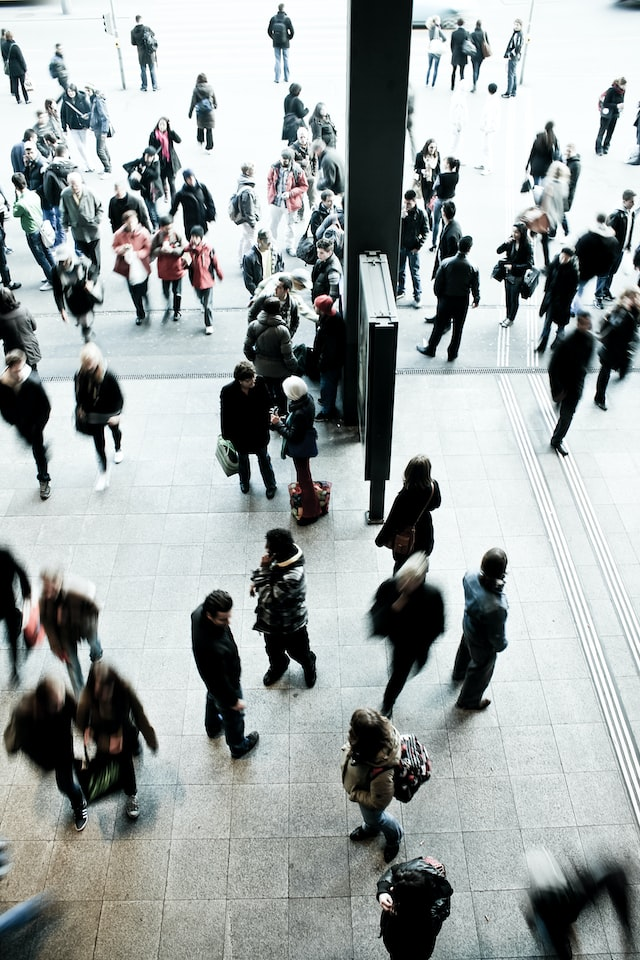
#> input picture People counter/Photo/people2.jpg, 640 x 960 px
$ jupyter execute --allow-errors Final.ipynb
#> lines starting #> are read from the running program, lines starting #| are printed output that depends on the picture; after the words box and inside, x2 and y2 are one past the last pixel; in counts of white or black regions, pixels touching at a corner belong together
[cell 1]
#people detection from image using Haar-Cascade classifier

#importing libraries
import numpy as np
import cv2
import matplotlib.pyplot as plt

#loading the image in frame variable using opencv
frame = cv2.imread("Photo/people2.jpg")
#> frame is the input picture: shape (960, 640, 3); mean B, G, R 161.9, 162.5, 156.1

#Loading haar cascade classifier in body_classifier variable using opencv
body_classifier = cv2.CascadeClassifier("bullbody/haarcascade_fullbody.xml")

#pre-processing the image, converting it to greyscale
gray = cv2.cvtColor(frame, cv2.COLOR_BGR2GRAY)
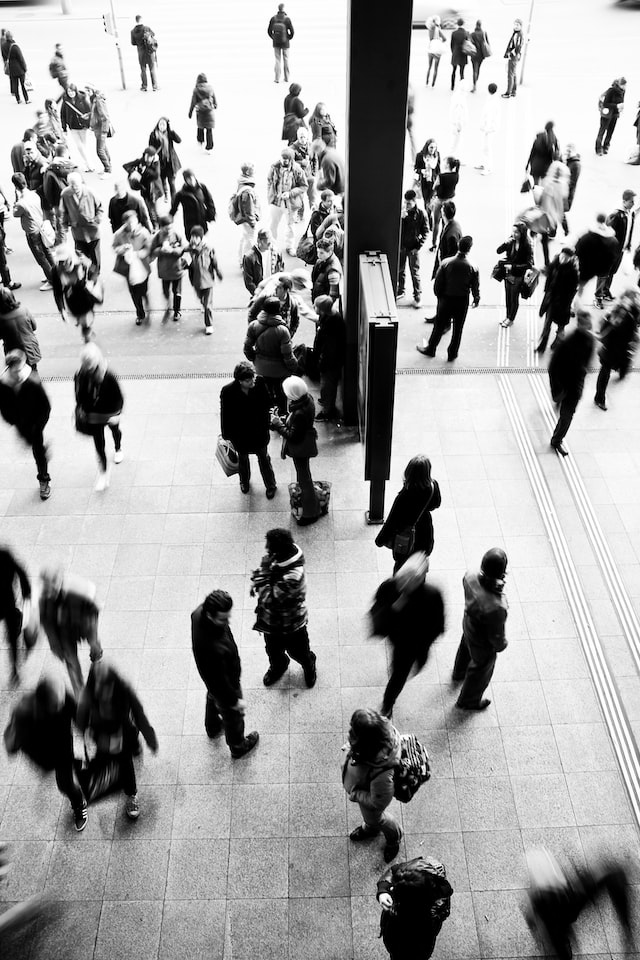
#> gray: shape (960, 640); min 0, max 255, mean 160.5

#detecting bodies from image using classifier (scalefactor[how much image is reduced at each scale], minimum no of neighbours[number of neighbours each candidate should have to retain it])
bodies = body_classifier.detectMultiScale(gray, 1.06, 6)
#> bodies = [[466, 47, 20, 39], [377, 229, 39, 78], [261, 4, 37, 73], [440, 12, 36, 72], [124, 10, 45, 89], [145, 233, 50, 100], [483, 221, 57, 114], [525, 308, 76, 152], [197, 337, 83, 165]]

#bodies 2d array containing only xywh of all the people detected in the image
for (x,y,w,h) in bodies:
    #drawing rectangles around all the detections
    cv2.rectangle(frame, (x, y), (x+w, y+h), (150, 0, 150), 2)
#> this loop made 9 passes
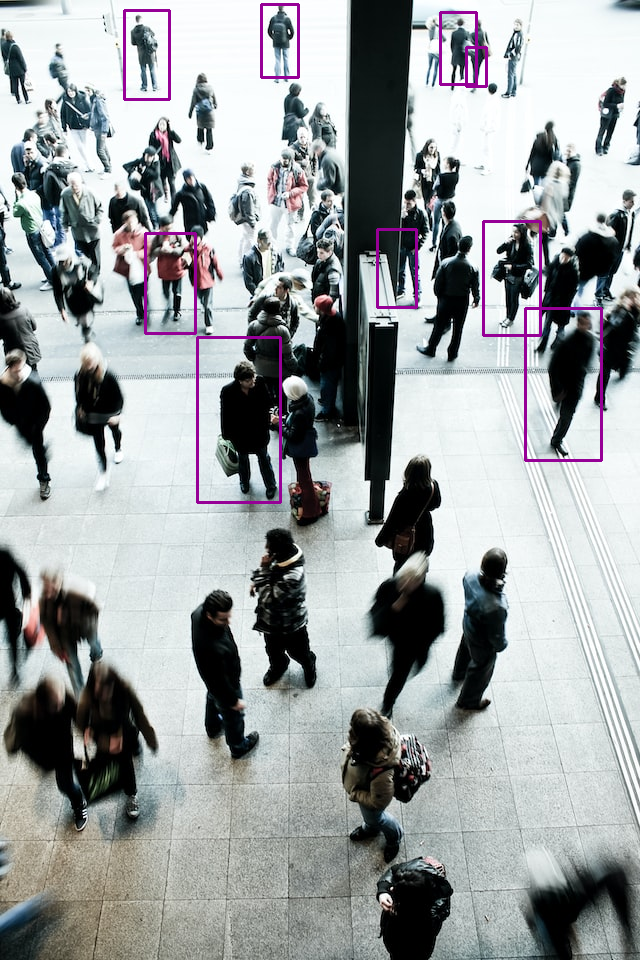
#> frame: shape (960, 640, 3); 1.28% of pixels changed, all inside (x1, y1, x2, y2) = (123, 3, 603, 504)
plt.imshow(frame)
#print(len(indices))
#drawing people count counter on image
cv2.putText(frame, "Count = " + str(len(bodies)), (20,40), cv2.FONT_HERSHEY_SIMPLEX, 0.8, (0, 0, 255), 2)
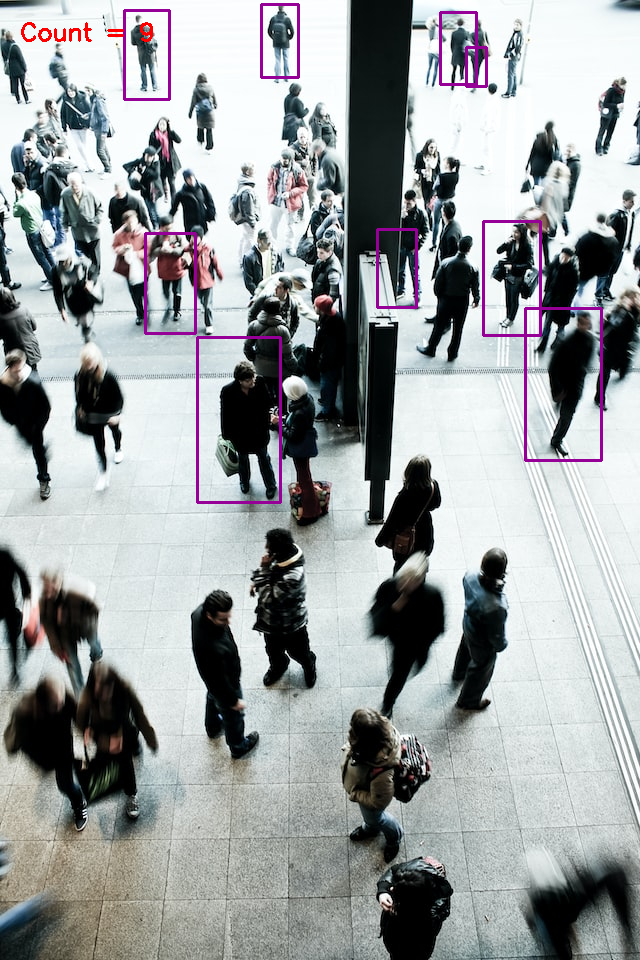
#> frame: shape (960, 640, 3); 0.12% of pixels changed, all inside (x1, y1, x2, y2) = (21, 22, 153, 42)

#showing the image
cv2.imshow('Pedestrians', frame)
cv2.waitKey(0)
cv2.destroyAllWindows()

[cell 2]
#people detection from image using yolov3 classification model

#importing libraries
import cv2
import numpy as np
import matplotlib.pyplot as plt
import pandas as pd

image = cv2.imread("Photo/people2.jpg")

#reading coco.names for the labels of detectable objects by the model
classes = None
with open('coco.names', 'r') as f:
#> (reads People counter/coco.names from the repository)
    classes = [line.strip() for line in f.readlines()]

Width = image.shape[1]
#> Width = 640
Height = image.shape[0]
#> Height = 960

#loading pre-trained model and config file using opencv
#> (the rest of this cell did not finish here and is left out)

[cell 3]
#people detection from video using Haar-Cascade classifier

#importing libraries
import numpy as np
import matplotlib.pyplot as plt
import cv2

#Loading video file from location to cap variable
cap = cv2.VideoCapture('video/people.mp4')

#Loading haar cascade classifier in body_classifier variable using opencv
body_classifier = cv2.CascadeClassifier("bullbody/haarcascade_fullbody.xml")

haarresult = []

#Loop for each frame once video is successfully loaded
while cap.isOpened():

    #reading frame from video
    ret, frame = cap.read()
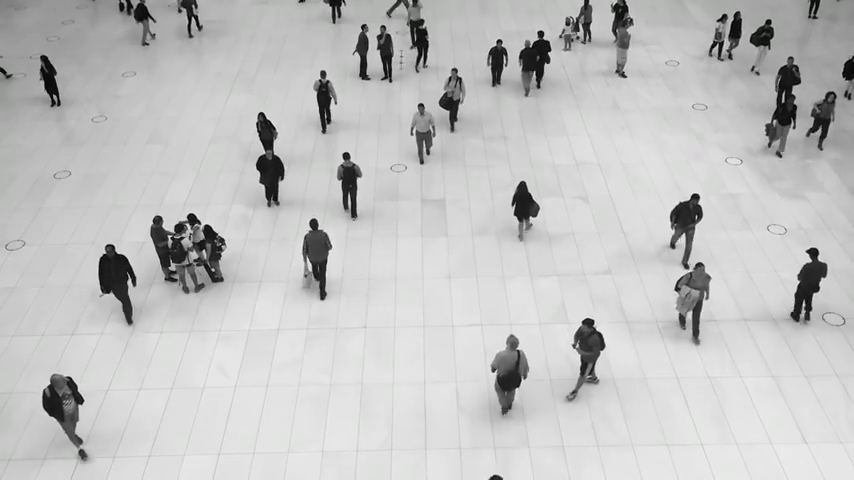
#> input picture frame 34 of People counter/video/people.mp4, 854 x 480 px
#> frame is the input picture: shape (480, 854, 3); mean B, G, R 193.7, 193.8, 193.7

    #pre-processing the image, converting it to greyscale
    gray = cv2.cvtColor(frame, cv2.COLOR_BGR2GRAY)
#> gray: shape (480, 854)

    #detecting bodies from image using classifier
    bodies = body_classifier.detectMultiScale(gray, 1.03, 2)
#> bodies = 19 rows, first 6: [480, 31, 32, 64], [402, 92, 42, 84], [404, 14, 32, 65], [434, 68, 35, 70], [805, 94, 33, 65], [305, 65, 36, 73]

    #bodies 2d array containing only xywh of all the people detected in the image
    for (x,y,w,h) in bodies:
        #drawing rectangles around all the detections
        cv2.rectangle(frame, (x, y), (x+w, y+h), (0, 255, 255), 2)
#> this loop made 19 passes
#> (x, y, w, h) on passes 1 to 12: (480, 31, 32, 64), (402, 92, 42, 84), (404, 14, 32, 65), (434, 68, 35, 70), (805, 94, 33, 65), (305, 65, 36, 73), (369, 19, 34, 68), (508, 27, 40, 81), (503, 171, 37, 74), (345, 16, 36, 72), (483, 336, 46, 91), (787, 257, 37, 74)
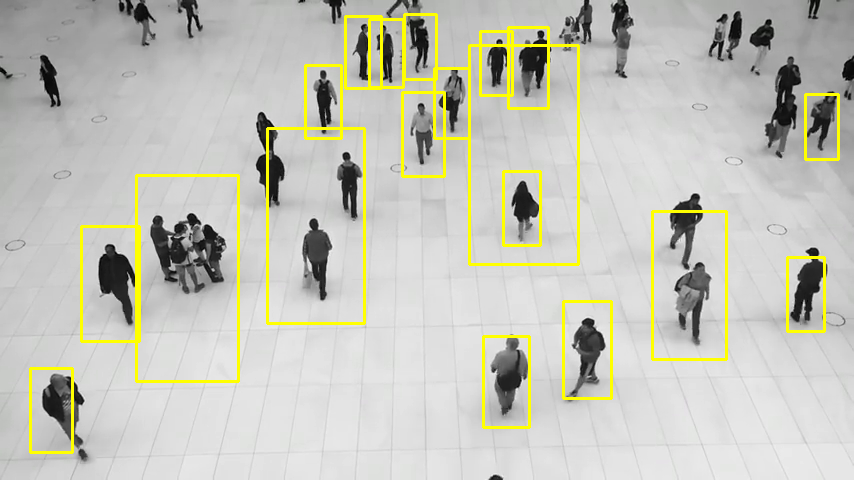
#> frame: shape (480, 854, 3); 4.12% of pixels changed, all inside (x1, y1, x2, y2) = (29, 13, 840, 454)

    #drawing the people count counter
    cv2.putText(frame, "Count =" + str(len(bodies)), (20,40), cv2.FONT_HERSHEY_SIMPLEX, 0.5, (0, 0, 0), 2)
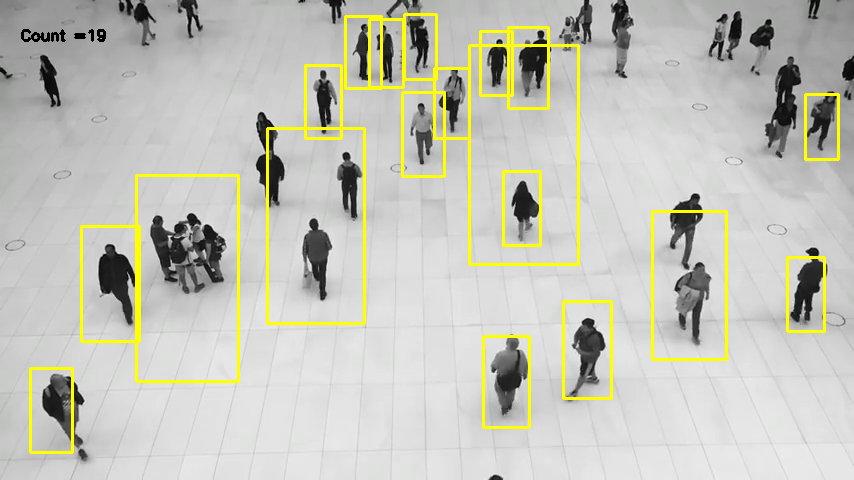
#> frame: shape (480, 854, 3); 0.12% of pixels changed, all inside (x1, y1, x2, y2) = (21, 29, 106, 42)

    #storing resulting count
    haarresult.append(len(bodies))
    plt.imshow(frame)
    #showing the frame
    cv2.imshow('Pedestrians', frame)

    if cv2.waitKey(1) == 13: #13 is the Enter Key
#> (key Esc is pressed here)
        break

cap.release()
cv2.destroyAllWindows()
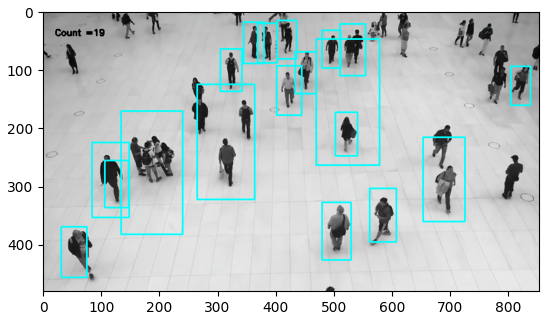
#> figure drawn by matplotlib, 1 panel; B, G, R data is drawn as R, G, B

[cell 4]
#people detection from video using yolov3 classification model
classes = None
with open('coco.names', 'r') as f:
    classes = [line.strip() for line in f.readlines()]

# read pre-trained model and config file
#> (the rest of this cell did not finish here and is left out)

[cell 5]
import matplotlib.pyplot as plt

# Create x axis values for the number of frames to plot
x = list(range(1, 12))

# Ensure haarresult and yoloresult have enough values for plotting
haar_length = len(haarresult)
#> haar_length = 2
#> (the rest of this cell did not finish here and is left out)
